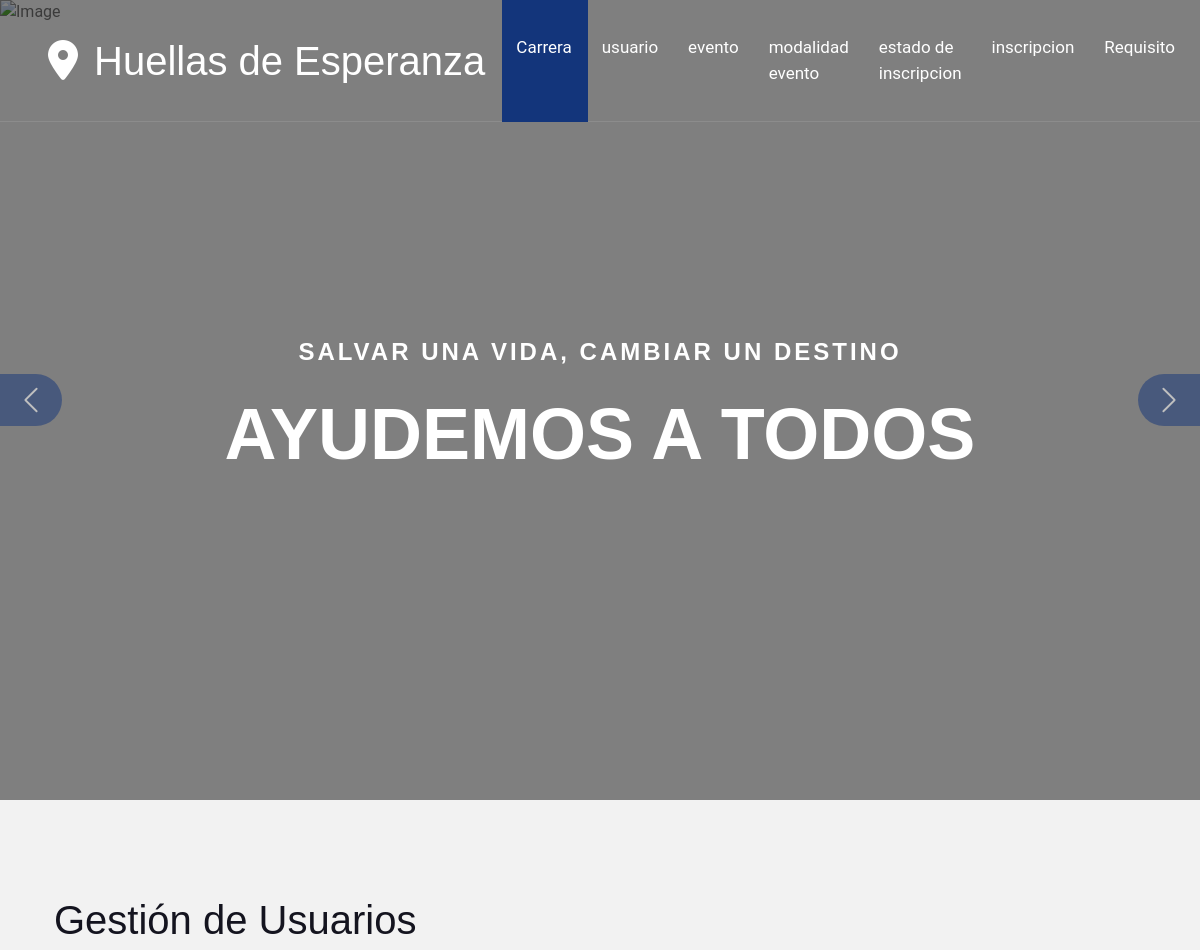
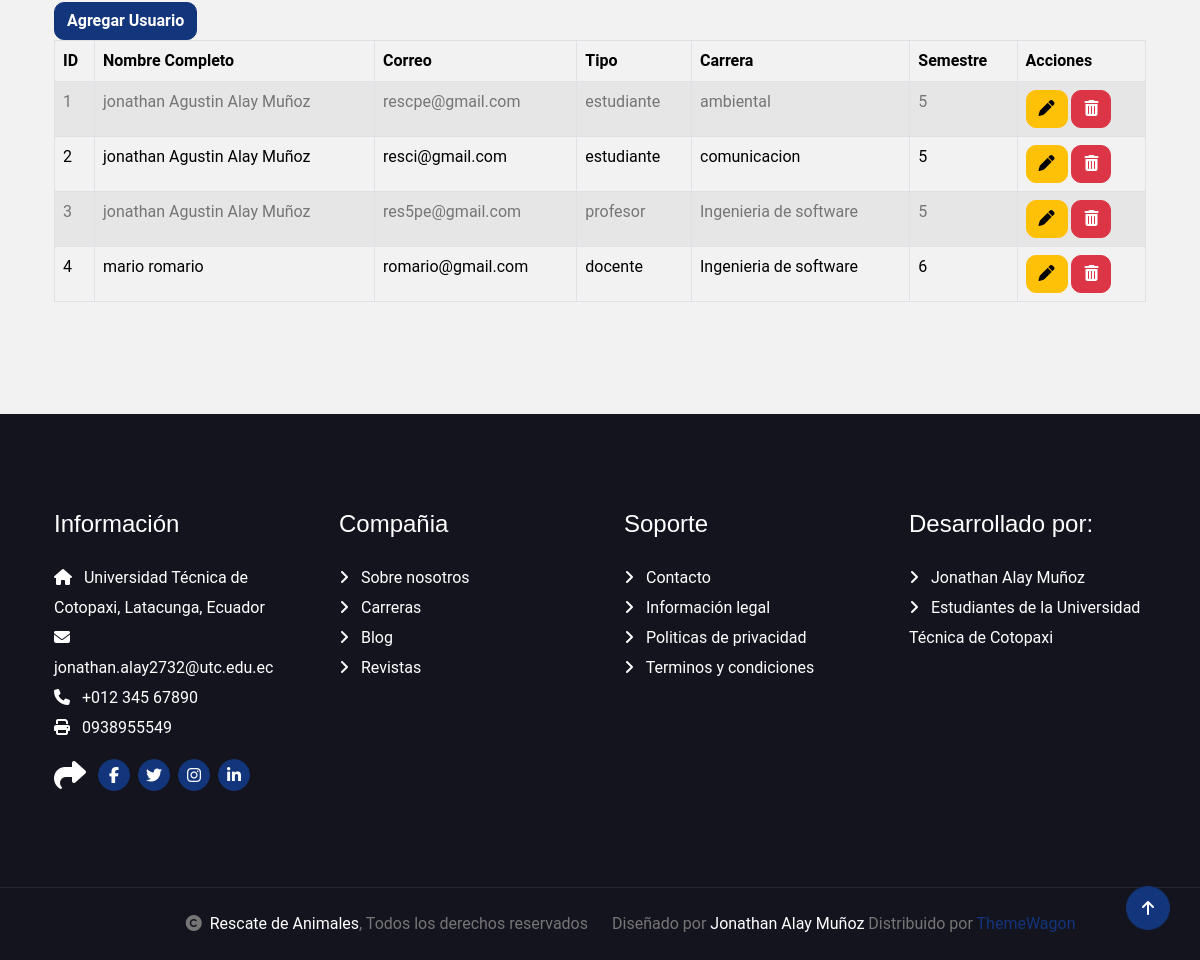
Page /usuario on the committed database (2 pictures, top to bottom).
### Aplicaciones/Eventos/models.py (models this page shows, shortened)
class Usuario(models.Model):
    nombre_completo = models.CharField(max_length=100)
    correo = models.EmailField(unique=True)
    tipo = models.CharField(max_length=20)  # estudiante, docente, admin
    carrera = models.ForeignKey(Carrera, on_delete=models.SET_NULL, null=True)
    semestre = models.CharField(max_length=10)

class Carrera(models.Model):
    nombre = models.CharField(max_length=100)
    def __str__(self):
        return self.nombre

### Aplicaciones/Eventos/views.py (the view)
# urls.py: path('usuario', views.usuario, name='usuario'),
def usuario(request):
    registros = Usuario.objects.all()
    return render(request, "usuario.html", {'usuarios': registros})

### Aplicaciones/Eventos/templates/usuario.html (shortened to what this page needs)
{% extends './plantilla.html' %}
{% block contenido %}
    <h1>Gestión de Usuarios</h1>
    <a class="btn btn-primary" href="/nuevoUsuario">Agregar Usuario</a>
    <table class="table table-bordered table-striped table-hover" id="tbl_usuarios">
        <thead>
            <tr>
                <th>ID</th>
                <th>Nombre Completo</th>
                <th>Correo</th>
                <th>Tipo</th>
                <th>Carrera</th>
                <th>Semestre</th>
                <th>Acciones</th>
            </tr>
        </thead>
        <tbody>
            {% for usuario in usuarios %}
                <tr>
                    <td>{{ usuario.id }}</td>
                    <td>{{ usuario.nombre_completo }}</td>
                    <td>{{ usuario.correo }}</td>
                    <td>{{ usuario.tipo }}</td>
                    <td>{{ usuario.carrera }}</td>
                    <td>{{ usuario.semestre }}</td>
                    <td>
                        <a class="btn btn-warning" href="/editarUsuario/{{ usuario.id }}"><i class ="fa fa-pen"> </i></a>
                        <a class="btn btn-danger" href="#" onclick="eliminarUsuario({{ usuario.id }})"><i class ="fa fa-trash"> </i></a>
                    </td>
                </tr>
            {% endfor %}
        </tbody>
    </table>
{% endblock %}

### GestionJA/static/plantilla/travela/css/style.css (style rules this page uses)
.btn { font-weight: 600; transition: .5s; }
.btn.btn-primary { box-shadow: inset 0 0 0 0 var(--bs-primary); }

### rows in the picture
Usuario: id "1", nombre_completo "jonathan Agustin Alay Muñoz", correo "rescpe@gmail.com", tipo "estudiante", carrera "ambiental", semestre "5"
Usuario: id "2", nombre_completo "jonathan Agustin Alay Muñoz", correo "resci@gmail.com", tipo "estudiante", carrera "comunicacion", semestre "5"
Usuario: id "3", nombre_completo "jonathan Agustin Alay Muñoz", correo "res5pe@gmail.com", tipo "profesor", carrera "Ingenieria de software", semestre "5"
Usuario: id "4", nombre_completo "mario romario", correo "romario@gmail.com", tipo "docente", carrera "Ingenieria de software", semestre "6"
